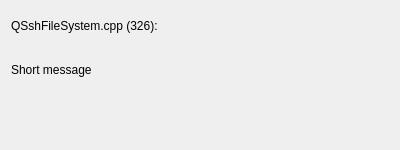
<?xml version="1.0" encoding="UTF-8"?>
<ui version="4.0">
 <class>Notification</class>
 <widget class="QWidget" name="Notification">
  <property name="geometry">
   <rect>
    <x>0</x>
    <y>0</y>
    <width>400</width>
    <height>150</height>
   </rect>
  </property>
  <property name="sizePolicy">
   <sizepolicy hsizetype="Fixed" vsizetype="Minimum">
    <horstretch>0</horstretch>
    <verstretch>0</verstretch>
   </sizepolicy>
  </property>
  <property name="minimumSize">
   <size>
    <width>400</width>
    <height>150</height>
   </size>
  </property>
  <property name="maximumSize">
   <size>
    <width>471</width>
    <height>271</height>
   </size>
  </property>
  <property name="windowTitle">
   <string>Form</string>
  </property>
  <property name="styleSheet">
   <string notr="true"/>
  </property>
  <layout class="QGridLayout" name="gridLayout">
   <item row="0" column="0">
    <layout class="QVBoxLayout" name="verticalLayout">
     <property name="spacing">
      <number>0</number>
     </property>
     <item>
      <layout class="QHBoxLayout" name="horizontalLayout">
       <property name="spacing">
        <number>0</number>
       </property>
       <item>
        <widget class="QLabel" name="lb_sender">
         <property name="sizePolicy">
          <sizepolicy hsizetype="Minimum" vsizetype="Minimum">
           <horstretch>0</horstretch>
           <verstretch>0</verstretch>
          </sizepolicy>
         </property>
         <property name="maximumSize">
          <size>
           <width>16777215</width>
           <height>30</height>
          </size>
         </property>
         <property name="text">
          <string>QSshFileSystem.cpp (326):</string>
         </property>
        </widget>
       </item>
       <item>
        <spacer name="horizontalSpacer">
         <property name="orientation">
          <enum>Qt::Horizontal</enum>
         </property>
         <property name="sizeType">
          <enum>QSizePolicy::Expanding</enum>
         </property>
         <property name="sizeHint" stdset="0">
          <size>
           <width>10</width>
           <height>20</height>
          </size>
         </property>
        </spacer>
       </item>
       <item>
        <widget class="QPushButton" name="pb_close">
         <property name="minimumSize">
          <size>
           <width>30</width>
           <height>30</height>
          </size>
         </property>
         <property name="maximumSize">
          <size>
           <width>30</width>
           <height>30</height>
          </size>
         </property>
         <property name="text">
          <string/>
         </property>
         <property name="icon">
          <iconset theme="window-close">
           <normaloff>.</normaloff>.</iconset>
         </property>
         <property name="iconSize">
          <size>
           <width>20</width>
           <height>20</height>
          </size>
         </property>
         <property name="autoDefault">
          <bool>false</bool>
         </property>
         <property name="default">
          <bool>false</bool>
         </property>
         <property name="flat">
          <bool>true</bool>
         </property>
        </widget>
       </item>
      </layout>
     </item>
     <item>
      <widget class="QScrollArea" name="scrollArea">
       <property name="sizePolicy">
        <sizepolicy hsizetype="Minimum" vsizetype="Minimum">
         <horstretch>0</horstretch>
         <verstretch>0</verstretch>
        </sizepolicy>
       </property>
       <property name="maximumSize">
        <size>
         <width>16777215</width>
         <height>16000000</height>
        </size>
       </property>
       <property name="autoFillBackground">
        <bool>false</bool>
       </property>
       <property name="frameShape">
        <enum>QFrame::NoFrame</enum>
       </property>
       <property name="frameShadow">
        <enum>QFrame::Sunken</enum>
       </property>
       <property name="widgetResizable">
        <bool>true</bool>
       </property>
       <widget class="QWidget" name="scrollAreaWidgetContents">
        <property name="geometry">
         <rect>
          <x>0</x>
          <y>0</y>
          <width>380</width>
          <height>98</height>
         </rect>
        </property>
        <property name="sizePolicy">
         <sizepolicy hsizetype="Minimum" vsizetype="Minimum">
          <horstretch>0</horstretch>
          <verstretch>0</verstretch>
         </sizepolicy>
        </property>
        <layout class="QGridLayout" name="gridLayout_2">
         <property name="leftMargin">
          <number>0</number>
         </property>
         <property name="topMargin">
          <number>0</number>
         </property>
         <property name="rightMargin">
          <number>0</number>
         </property>
         <property name="bottomMargin">
          <number>0</number>
         </property>
         <property name="spacing">
          <number>0</number>
         </property>
         <item row="0" column="0">
          <widget class="QLabel" name="lb_message">
           <property name="sizePolicy">
            <sizepolicy hsizetype="Preferred" vsizetype="Maximum">
             <horstretch>0</horstretch>
             <verstretch>0</verstretch>
            </sizepolicy>
           </property>
           <property name="minimumSize">
            <size>
             <width>0</width>
             <height>0</height>
            </size>
           </property>
           <property name="text">
            <string>&lt;html&gt;&lt;head/&gt;&lt;body&gt;&lt;p&gt;Short message&lt;/p&gt;&lt;p&gt;&lt;br/&gt;&lt;/p&gt;&lt;/body&gt;&lt;/html&gt;</string>
           </property>
           <property name="textFormat">
            <enum>Qt::RichText</enum>
           </property>
           <property name="scaledContents">
            <bool>false</bool>
           </property>
           <property name="alignment">
            <set>Qt::AlignLeading|Qt::AlignLeft|Qt::AlignTop</set>
           </property>
           <property name="wordWrap">
            <bool>true</bool>
           </property>
           <property name="openExternalLinks">
            <bool>true</bool>
           </property>
          </widget>
         </item>
        </layout>
       </widget>
      </widget>
     </item>
    </layout>
   </item>
  </layout>
 </widget>
 <resources/>
 <connections/>
</ui>
